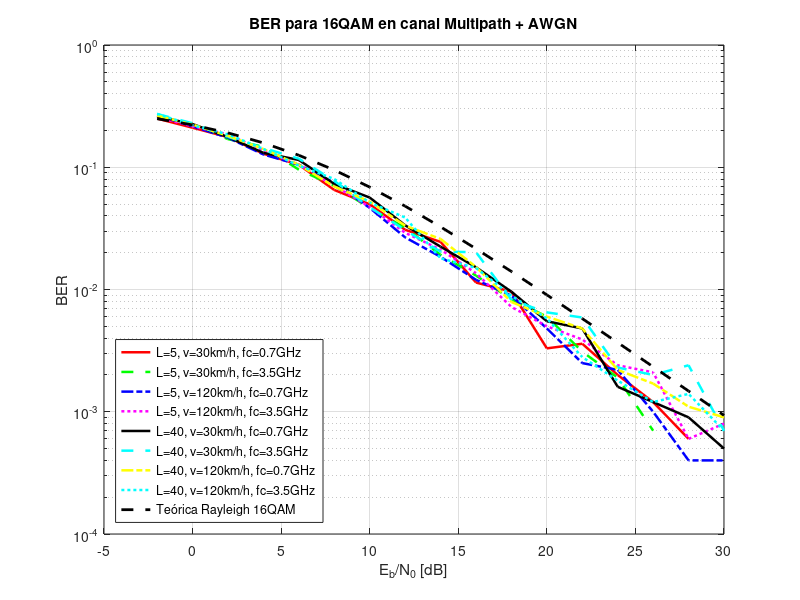
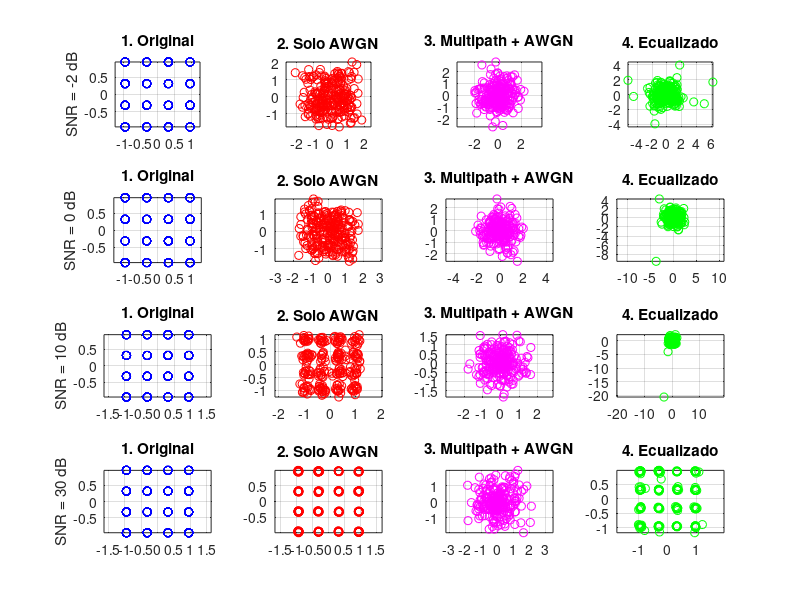

MATLAB code for these plots, in order: (Note: this script raises an error after producing the figures.)
clc; clear all; close all;

% Parámetros fijos
num_bits = 1e3;
k = 4; % 16QAM usa 4 bits por símbolo
num_symbols = num_bits / k;
EbN0_dB = -2:2:30;
num_runs = 10;

% Constelación 16QAM (normalizada a potencia unitaria)
re_vals = [-3, -1, 1, 3];
im_vals = [-3, -1, 1, 3];
[re_grid, im_grid] = meshgrid(re_vals, im_vals);
mapping = (re_grid(:) + 1j*im_grid(:)) / sqrt(10);

% Bit map (cada fila representa los bits que corresponden a cada símbolo)
bit_map = de2bi(0:15, 4, 'left-msb');

% Valores de SNR para los que se graficarán constelaciones
snr_plot_vals = [-2, 0, 10, 30];
saved_constellations = struct();

% Variables a recorrer
L_vals = [5, 40];
v_kmh_vals = [30, 120];
fc_vals = [700e6, 3.5e9];

% Colores y estilos para distinguir curvas
colors = ['r', 'g', 'b', 'm', 'k', 'c', 'y', 'c'];
styles = {'-', '--', '-.', ':'};

figure;
legend_entries = {};
plot_idx = 1;

for iL = 1:length(L_vals)
    for iv = 1:length(v_kmh_vals)
        for ifc = 1:length(fc_vals)
            L = L_vals(iL);
            v_kmh = v_kmh_vals(iv);
            fc = fc_vals(ifc);

            v = v_kmh / 3.6;
            lambda = 3e8 / fc;
            fd_max = v / lambda;

            ber_total = zeros(1, length(EbN0_dB));

            for idx = 1:length(EbN0_dB)
                EbN0_dB_val = EbN0_dB(idx);
                EbN0 = 10^(EbN0_dB_val/10);
                N0 = 1/(2*k*EbN0);

                for run = 1:num_runs
                    bits = randi([0 1], 1, num_bits);
                    bit_quads = reshape(bits, 4, []).';
                    indices = bi2de(bit_quads, 'left-msb') + 1;
                    symbols = mapping(indices).';

                    % Canal y ruido
                    t = linspace(0, 1, num_symbols);
                    an = ones(1,L)/sqrt(L);
                    thetan = 2*pi*rand(1,L);
                    fDn = fd_max * cos(2*pi*rand(1,L));
                    H = zeros(1,num_symbols);
                    for l = 1:L
                        H = H + an(l)*exp(1j*(thetan(l) - 2*pi*fDn(l)*t));
                    end
                    H(abs(H) < 1e-3) = 1e-3;

                    noise = sqrt(N0)*(randn(1,num_symbols) + 1j*randn(1,num_symbols));
                    y = symbols .* H + noise;
                    y_eq = y ./ H;

                    decoded_bits = zeros(num_bits,1);
                    for n = 1:num_symbols
                        distances = abs(y_eq(n) - mapping).^2;
                        [~, idx_min] = min(distances);
                        decoded_bits(4*n-3:4*n) = bit_map(idx_min,:).';
                    end
                    ber_total(idx) = ber_total(idx) + sum(decoded_bits.' ~= bits);

                    % Guardar constelaciones si corresponde
                    should_save = (run == 1) && (iL == 1) && (iv == 1) && (ifc == 1);
                    if should_save && ismember(EbN0_dB_val, snr_plot_vals)
                        if EbN0_dB_val < 0
                            s = sprintf('snr_m%d', abs(EbN0_dB_val));
                        else
                            s = sprintf('snr_%d', EbN0_dB_val);
                        end
                        saved_constellations.(s).tx = symbols;
                        saved_constellations.(s).rx_awgn = symbols + noise;
                        saved_constellations.(s).rx_multipath = y;
                        saved_constellations.(s).rx_eq = y_eq;
                        fprintf('Guardando constelaciones para %s\n', s);
                    end
                end
            end

            ber_avg = ber_total / (num_runs * num_bits);

            style = styles{mod(plot_idx-1,length(styles))+1};
            color = colors(mod(plot_idx-1,length(colors))+1);
            semilogy(EbN0_dB, ber_avg, [color style], 'LineWidth', 1.8); hold on;

            legend_entries{end+1} = sprintf('L=%d, v=%dkm/h, fc=%.1fGHz', L, v_kmh, fc/1e9);
            plot_idx = plot_idx + 1;
        end
    end
end

% Teórica Rayleigh (aproximación para 16QAM)
M = 16;
k = log2(M);
EbN0_lin = 10.^(EbN0_dB/10);
gamma = (3/(M-1)) * EbN0_lin;  % SNR promedio por símbolo

Pb_16qam_rayleigh = (4/k) * (1 - 1/sqrt(M)) * 0.5 .* (1 - sqrt(gamma ./ (gamma + 1)));
semilogy(EbN0_dB, Pb_16qam_rayleigh, 'k--', 'LineWidth', 2);
legend_entries{end+1} = 'Teórica Rayleigh 16QAM';


grid on;
legend(legend_entries, 'Location', 'southwest');
xlabel('E_b/N_0 [dB]');
ylabel('BER');
title('BER para 16QAM en canal Multipath + AWGN');

%% Figura de constelaciones para múltiples SNR
figure;
snrs = snr_plot_vals;
titles = {'1. Original', '2. Solo AWGN', '3. Multipath + AWGN', '4. Ecualizado'};

for i = 1:length(snrs)
    if snrs(i) < 0
        s = sprintf('snr_m%d', abs(snrs(i)));
    else
        s = sprintf('snr_%d', snrs(i));
    end

    if isfield(saved_constellations, s)
        data = saved_constellations.(s);

        subplot(4,4,(i-1)*4+1);
        plot(real(data.tx), imag(data.tx), 'bo'); axis equal; grid on;
        title(titles{1});
        ylabel(sprintf('SNR = %d dB', snrs(i)));

        subplot(4,4,(i-1)*4+2);
        plot(real(data.rx_awgn), imag(data.rx_awgn), 'ro'); axis equal; grid on;
        title(titles{2});

        subplot(4,4,(i-1)*4+3);
        plot(real(data.rx_multipath), imag(data.rx_multipath), 'mo'); axis equal; grid on;
        title(titles{3});

        subplot(4,4,(i-1)*4+4);
        plot(real(data.rx_eq), imag(data.rx_eq), 'go'); axis equal; grid on;
        title(titles{4});
    else
        fprintf('Advertencia: no se guardaron constelaciones para SNR = %d dB\n', snrs(i));
    end
end

sgtitle('Constelaciones para SNR = -2, 0, 10, 30 dB (L=5, v=30km/h, fc=700MHz)');
